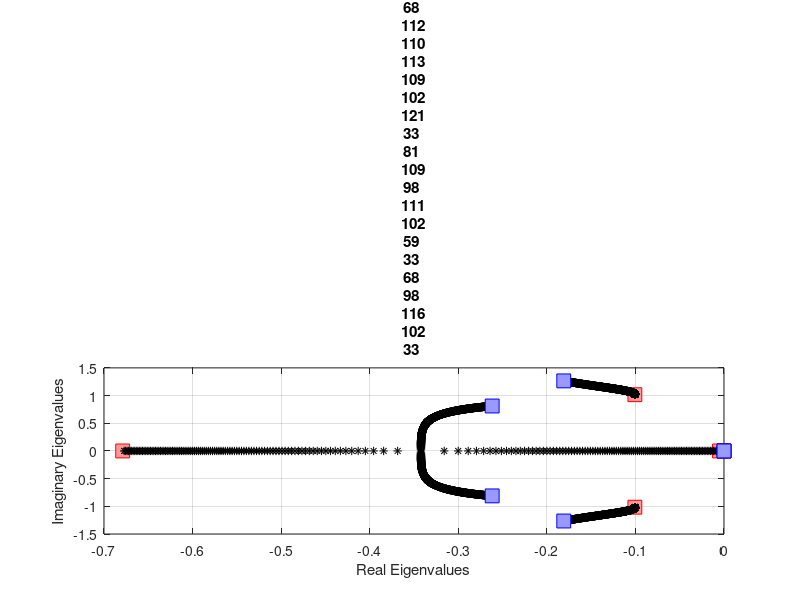

Write the MATLAB code that produced this figure. (Note: this script raises an error after producing the figure.)
%% ASEN 3128 - Assignment 11 - Main
% Lateral Dimensional Derivatives / B747-100 dynamics
%
%   Author: Margaux McFarland
%   Collaborators: 
%   Date: 12/5/19

clc;
clear;
close all;

%B-747 givens (Case II)
W = 2831737.87; %N, weight
g = 9.81; %N, gravity
m = W/g; %kg, mass
rho = 0.6530; %air density, kg/m^3
u0 = 157.886; %V=u in stability frame, airspeed, m/s
S = 510; %planform area, m^2
b = 59.6433; %span, m
theta0 = 0; %radians
zeta = deg2rad(-6.8); %radians
%moment of inertias
Ix = 2.4676e7; %kg*m^2
Iy = 4.4878e7;
Iz = 6.7384e7;
Izx = 1.3151e6;

%coefficients from table 6.7
Cyb = -0.8771;
Cyp = 0;
Cyr = 0;
Clb = -0.2797;
Clp = -0.3295;
Clr = 0.304;
Cnb = 0.1946;
Cnp = -0.04073;
Cnr = -0.2737;

%dimensionalize stability derivates using table 4.5
Yv = (1/2)*rho*u0*S*Cyb;
Yp = (1/4)*rho*u0*b*S*Cyp;
Yr = (1/4)*rho*u0*b*S*Cyr;

Lv = (1/2)*rho*u0*S*b*Clb;
Lp = (1/4)*rho*u0*b^2*S*Clp;
Lr = (1/4)*rho*u0*b^2*S*Clr;

Nv = (1/2)*rho*u0*S*b*Cnb;
Np = (1/4)*rho*u0*b^2*S*Cnp;
Nr = (1/4)*rho*u0*b^2*S*Cnr;

mat = [Yv Lv Nv; Yp Lp Np; Yr Lr Nr];
%% Problem 2
%convert to stability frame
Yv_s = Yv;
Yp_s = Yp*cos(zeta);
Yr_s = Yr*cos(zeta) + Yp*sin(zeta);

Lv_s = Lv*cos(zeta) - Nv*sin(zeta);
Lp_s = Lp*cos(zeta)^2 - (Lr + Np)*sin(zeta)*cos(zeta) + Nr*sin(zeta)^2;
Lr_s = Lr*cos(zeta)^2 - (Nr - Lp)*sin(zeta)*cos(zeta) - Np*sin(zeta)^2;

Nv_s = Nv*cos(zeta) + Lv*sin(zeta);
Np_s = Np*cos(zeta)^2 - (Nr - Lp)*sin(zeta)*cos(zeta) - Lr*sin(zeta)^2;
Nr_s = Nr*cos(zeta)^2 + (Lr + Np)*sin(zeta)*cos(zeta) + Lp*sin(zeta)^2;

mat2 = [Yv_s Lv_s Nv_s; Yp_s Lp_s Np_s; Yr_s Lr_s Nr_s];

Ix_s = Ix*cos(zeta)^2 + Iz*sin(zeta)^2 + Izx*sin(2*zeta);
Iz_s = Ix*sin(zeta)^2 + Iz*cos(zeta)^2 - Izx*sin(2*zeta);
Izx_s = -((1/2)*(Ix - Iz)*sin(2*zeta) + Izx*(sin(zeta)^2 - cos(zeta)^2));


%prime coefficients
Ix_prime = (Ix_s*Iz_s - Izx_s^2)/Iz_s;
Iz_prime = (Ix_s*Iz_s - Izx_s^2)/Ix_s;
Izx_prime = Izx_s/(Ix_s*Iz_s - Izx_s^2);

%calculate A matrix
A11 = Yv_s/m;
A12 = Yp_s/m;
A13 = (Yr_s/m)-u0;
A14 = g*cos(theta0);
A21 = (Lv_s/Ix_prime)+(Izx_prime*Nv_s);
A22 = (Lp_s/Ix_prime) + (Izx_prime*Np_s);
A23 = (Lr_s/Ix_prime) + (Izx_prime*Nr_s);
A24 = 0;
A31 = (Lv_s*Izx_prime) + (Nv_s/Iz_prime);
A32 = (Lp_s*Izx_prime) + (Np_s/Iz_prime);
A33 = (Lr_s*Izx_prime) + (Nr_s/Iz_prime);
A34 = 0;
A41 = 0;
A42 = 1;
A43 = tan(theta0);
A44 = 0;

%A matrix
A = [A11 A12 A13 A14;...
    A21 A22 A23 A24;...
    A31 A32 A33 A34;...
    A41 A42 A43 A44];

%% Problem 1
%spiral mode approximation

E = g*((A21*A33 - A23*A31)*cos(theta0) + (A22*A31 - A21*A32)*sin(theta0));
D = -g*(A21*cos(theta0) + A31*sin(theta0)) + A11*(A23*A32 - A22*A33) + A13*(A22*A31 - A21*A32);

eig_spiral = -E/D;

%roll mode approximation
eig_roll = A22;

%% Problem 2

%non-dimennsional control derivatives (table 7.3)
Cy_dela = 0;
Cy_delr = 0.1146;
Cl_dela = -1.368e-2;
Cl_delr = 6.976e-3;
Cn_dela = -1.973e-4;
Cn_delr = -0.1257;

%dimensionalize the control derivatives
Y_dela = Cy_dela*(1/2)*rho*u0^2*S;
Y_delr = Cy_delr*(1/2)*rho*u0^2*S;
L_dela = Cl_dela*(1/2)*rho*u0^2*S*b;
L_delr = Cl_delr*(1/2)*rho*u0^2*S*b;
N_dela = Cn_dela*(1/2)*rho*u0^2*S*b;
N_delr = Cn_delr*(1/2)*rho*u0^2*S*b;

mat3 = [ Y_dela L_dela N_dela; Y_delr L_delr N_delr];

%B matrix 
B11 = Y_dela/m;
B12 = Y_delr/m;
B21 = L_dela/Ix_prime + (Izx_prime*N_dela);
B22 = (L_delr/Ix_prime) + (Izx_prime*N_delr);
B31 = Izx_prime*L_dela + (N_dela/Iz_prime);
B32 = (Izx_prime*L_delr) + (N_delr/Iz_prime);
B41 = 0;
B42 = 0;

B = [B11 B12; B21 B22; B31 B32; B41 B42];

%augemented matrix
A_lat_aug = [A [0 0; 0 0; 0 0; 0 0]; [0 0 sec(theta0) 0 0 0; 1 0 0 0 u0*cos(theta0) 0]];
B_lat_aug = [B; 0 0; 0 0];


%% Problem 3
%matrix of K values for each part
K_mat = {0:-0.01:-10;... %part a
    0:0.01:10;... %part b
    0:0.01:10;... %part c
    0:-0.01:-20;... %part d
    0:0.0001:0.1;... %part e
    0:0.01:2;... %part f
    0:0.01:5;... %part g
    0:0.01:5;... %part h
    0:0.01:5}; %part i
%loop through each part a-i
[mat_len,~] = size(K_mat);
for i = 1:mat_len
    %loop through K values
    K_vec = K_mat{i};
    figure(i)
    minK = min(K_vec); %minimum K values
    maxK = max(K_vec); %max K value
    for j = 1:length(K_vec)
        switch i
            case 1
                K = [0 0 0 K_vec(j) 0 0;0 0 0 0 0 0];
            case 2
                K = [0 K_vec(j) 0 0 0 0;0 0 0 0 0 0];
            case 3
                K = [0 0 K_vec(j) 0 0 0;0 0 0 0 0 0];  
            case 4
                 K = [0 0 0 0 K_vec(j) 0;0 0 0 0 0 0];
            case 5
                K = [0 0 0 0 0 0;K_vec(j) 0 0 0 0 0];
            case 6
                K = [0 0 0 0 0 0;0 K_vec(j) 0 0 0 0]; 
            case 7
                K = [0 0 0 0 0 0; 0 0 K_vec(j) 0 0 0]; 
            case 8
                 K = [0 0 0 0 0 0; 0 0 0 K_vec(j) 0 0]; 
            case 9
                K = [0 0 0 0 0 0;0 0 0 0 K_vec(j) 0]; 
        end
        A_CL = A_lat_aug - B_lat_aug*K; 
        [V, EV] = eig(A_CL);  
        eigvals(j,:) = diag(EV)';
        plot(real(eigvals(j,:)), imag(eigvals(j,:)),'*k','HandleVisibility','off');
        hold on
        if i >= 7 %include positive feedback as well
            K = K*-1;
            A_CL = A_lat_aug - B_lat_aug*K; %positive
            [V, EV] = eig(A_CL);  
            eigvals(j,:) = diag(EV)';
            plot(real(eigvals(j,:)), imag(eigvals(j,:)),'*k','HandleVisibility','off');
            hold on
            minK = min(K_vec);
        end
        %mark eigenvalues that correspond to max and min gains
        if K_vec(j) == minK %plot as blue
            plot(real(eigvals(j,:)), imag(eigvals(j,:)),'s','MarkerSize',10,...
    'MarkerEdgeColor','blue',...
    'MarkerFaceColor',[.6 .6 1],'DisplayName','Min Gain');
            hold on
        end
        if K_vec(j) == maxK %plot as red
            plot(real(eigvals(j,:)), imag(eigvals(j,:)),'s','MarkerSize',10,...
    'MarkerEdgeColor','red',...
    'MarkerFaceColor',[1 .6 .6],'DisplayName','Max Gain');
            hold on
        end
    end
    disp(i);
    title("Complex Plane: Case " + i);
    ylabel('Imaginary Eigenvalues');
    xlabel('Real Eigenvalues');
    grid on
    yline(0,'HandleVisibility','off');
    xline(0,'HandleVisibility','off');
    legend
end
